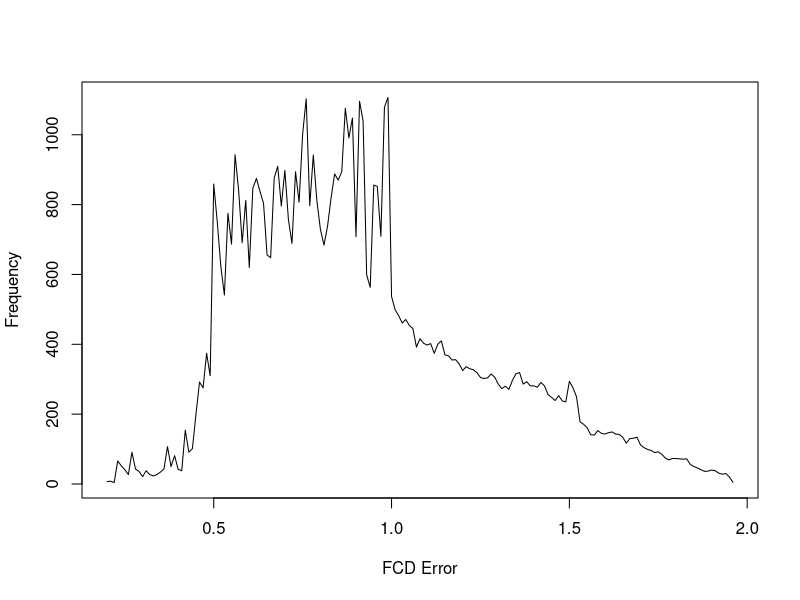

Source code (R):
x = c(0.2,0.21,0.22,0.23,0.24,0.25,0.26,0.27,0.28,0.29,0.3,0.31,0.32,0.33,0.34,0.35,0.36,0.37,0.38,0.39,0.4,0.41,0.42,0.43,0.44,0.45,0.46,0.47,0.48,0.49,0.5,0.51,0.52,0.53,0.54,0.55,0.56,0.57,0.58,0.59,0.6,0.61,0.62,0.63,0.64,0.65,0.66,0.67,0.68,0.69,0.7,0.71,0.72,0.73,0.74,0.75,0.76,0.77,0.78,0.79,0.8,0.81,0.82,0.83,0.84,0.85,0.86,0.87,0.88,0.89,0.9,0.91,0.92,0.93,0.94,0.95,0.96,0.97,0.98,0.99,1,1.01,1.02,1.03,1.04,1.05,1.06,1.07,1.08,1.09,1.1,1.11,1.12,1.13,1.14,1.15,1.16,1.17,1.18,1.19,1.2,1.21,1.22,1.23,1.24,1.25,1.26,1.27,1.28,1.29,1.3,1.31,1.32,1.33,1.34,1.35,1.36,1.37,1.38,1.39,1.4,1.41,1.42,1.43,1.44,1.45,1.46,1.47,1.48,1.49,1.5,1.51,1.52,1.53,1.54,1.55,1.56,1.57,1.58,1.59,1.6,1.61,1.62,1.63,1.64,1.65,1.66,1.67,1.68,1.69,1.7,1.71,1.72,1.73,1.74,1.75,1.76,1.77,1.78,1.79,1.8,1.81,1.82,1.83,1.84,1.85,1.86,1.87,1.88,1.89,1.9,1.91,1.92,1.93,1.94,1.95,1.96)
y = c(7,8,4,66,52,41,27,91,43,36,21,38,27,23,27,34,43,107,50,81,42,38,154,91,101,199,292,275,374,310,859,750,623,541,775,687,943,841,691,812,620,847,875,838,804,656,648,876,910,796,898,757,689,894,807,1002,1103,797,942,811,729,684,738,820,888,870,894,1076,991,1048,708,1096,1040,599,563,856,852,709,1079,1107,537,499,482,461,471,454,445,392,416,403,398,402,374,400,410,370,367,355,356,344,325,336,330,327,319,305,302,304,315,306,286,273,280,271,297,316,319,286,293,281,281,277,291,281,256,248,239,253,238,235,294,276,250,178,171,161,141,140,153,145,143,147,149,143,142,134,117,130,131,134,112,104,99,96,90,92,85,74,69,73,73,72,71,72,56,50,46,41,36,37,40,38,31,28,30,20,5)
pdf("01.stats.FCDerror.pdf")
plot(x, y, xlab="FCD Error", ylab="Frequency", type="l")
dev.off()
